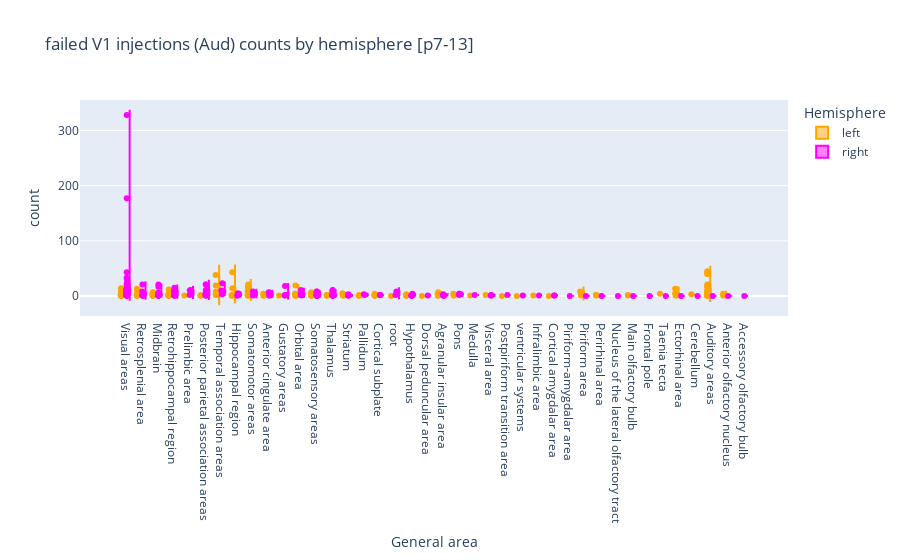

Write notebook code for a chart like this one.
### Code cell
fig = px.violin(
    big_file_Aud_injections,
    y="count",
    x="General area",
    color="Hemisphere",
    
    box=True,
    points="all",
    color_discrete_map={
        "left": "orange",
        "right": "magenta"
    },
    title="failed V1 injections (Aud) counts by hemisphere [p7-13]",
    category_orders={"General area": area_order_scaled}
)

fig.update_traces(meanline_visible=True)
fig.update_layout(violinmode='group')
fig.show()

### Figure 1 — Plotly figure (JSON) as saved in the notebook; plotly's stock layout.template omitted (floating-point values rounded to 4 significant figures; data arrays with more than 128 entries replaced by an {"elided": "..."} marker saying what was removed)
{"data": [{"alignmentgroup": "True", "box": {"visible": true}, "hovertemplate": "Hemisphere=left<br>General area=%{x}<br>count=%{y}<extra></extra>", "legendgroup": "left", "marker": {"color": "orange"}, "meanline": {"visible": true}, "name": "left", "offsetgroup": "left", "orientation": "v", "points": "all", "scalegroup": "True", "showlegend": true, "type": "violin", "x": {"elided": "230 str values"}, "x0": " ", "xaxis": "x", "y": {"elided": "230 int values"}, "y0": " ", "yaxis": "y"}, {"alignmentgroup": "True", "box": {"visible": true}, "hovertemplate": "Hemisphere=right<br>General area=%{x}<br>count=%{y}<extra></extra>", "legendgroup": "right", "marker": {"color": "magenta"}, "meanline": {"visible": true}, "name": "right", "offsetgroup": "right", "orientation": "v", "points": "all", "scalegroup": "True", "showlegend": true, "type": "violin", "x": {"elided": "214 str values"}, "x0": " ", "xaxis": "x", "y": {"elided": "214 int values"}, "y0": " ", "yaxis": "y"}], "layout": {"legend": {"title": {"text": "Hemisphere"}, "tracegroupgap": 0}, "title": {"text": "failed V1 injections (Aud) counts by hemisphere [p7-13]"}, "violinmode": "group", "xaxis": {"anchor": "y", "categoryarray": ["Visual areas", "Retrosplenial area", "Midbrain", "Retrohippocampal region", "Prelimbic area", "Posterior parietal association areas", "Temporal association areas", "Hippocampal region", "Somatomotor areas", "Anterior cingulate area", "Gustatory areas", "Orbital area", "Somatosensory areas", "Thalamus", "Striatum", "Pallidum", "Cortical subplate", "root", "Hypothalamus", "Dorsal peduncular area", "Agranular insular area", "Pons", "Medulla", "Visceral area", "Postpiriform transition area", "ventricular systems", "Infralimbic area", "Cortical amygdalar area", "Piriform-amygdalar area", "Piriform area", "Perirhinal area", "Nucleus of the lateral olfactory tract", "Main olfactory bulb", "Frontal pole", "Taenia tecta", "Ectorhinal area", "Cerebellum", "Auditory areas", "Anterior olfactory nucleus", "Accessory olfactory bulb"], "categoryorder": "array", "domain": [0, 1], "title": {"text": "General area"}}, "yaxis": {"anchor": "x", "domain": [0, 1], "title": {"text": "count"}}}}
